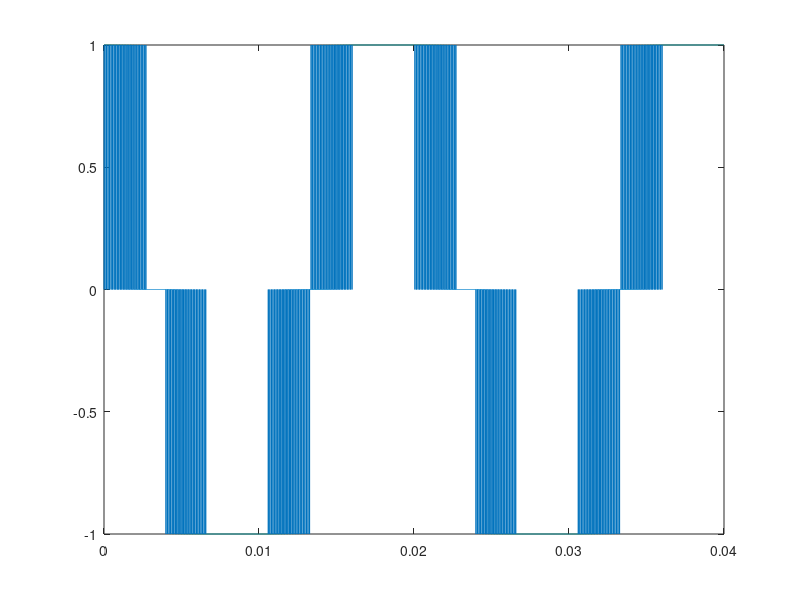
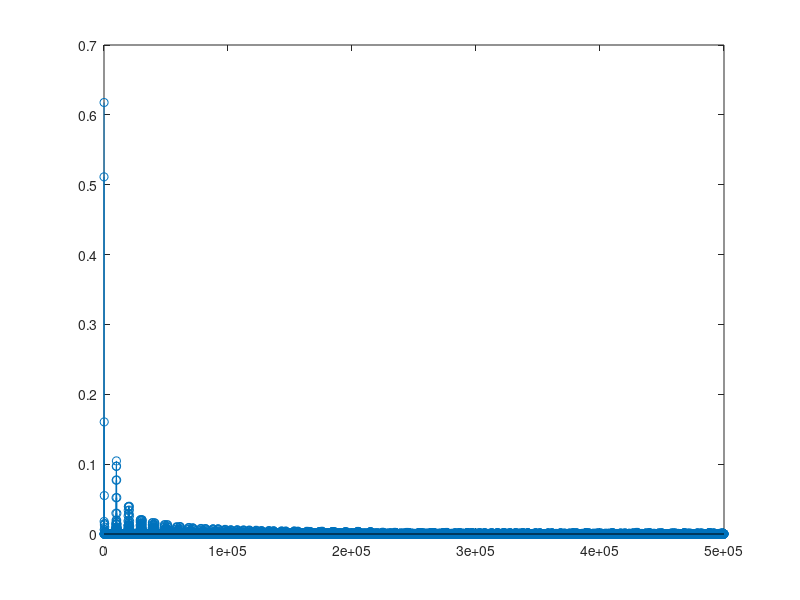

These charts were generated, in order, by the following MATLAB code:
%% clearness
clc;
clear;
%% determine sampling time and stop time
sampleTime=1e-6;
timeStop=0.04;
time=0;
simulationTime=[];

%% Switching Frequency and DC Link determination
f_s=10000;
t_s=1/f_s;
V_dc=500;

%% Clarke Transformation Matrix (abcToAlfaBetaZero)
clarke=[2/3, -1/3,-1/3 ;
        0, 1/sqrt(3), -1/sqrt(3);
        1/3, 1/3, 1/3];

%% Reference Signal
f_reference= 50; %in Hz
A_reference=500; %in Voltage

%%
ma= (A_reference/V_dc)*sqrt(3);
Sabc=[];
Sa=0; Sb=0; Sc=0;
%%
dummy1=[];
dummy2=[];
dummy3=[];
%%
while time< timeStop


% three phase sinusoidal creater
phaseA= A_reference*cos(time*2*pi*f_reference);

phaseB= A_reference*cos(time*2*pi*f_reference-2*pi/3);

phaseC= A_reference*cos(time*2*pi*f_reference+2*pi/3);

abc= [phaseA;phaseB;phaseC];

x=mtimes(clarke,abc);
% alfa=x(1); beta=x(2);
[angle,mag]=cart2pol(x(1),x(2));

% dummy1=[dummy1 ,angle];
% dummy2=[dummy2, mag];

%%Sector Finder
angle=mod(angle,2*pi);
timeMod=mod(time,t_s);
%% Sector 1 
if angle<=pi/3 && angle>0
    n=1;
    thetaprime= angle-(n-1)*pi/3;
    
    Ta= t_s*ma*sin(pi/3-thetaprime);
    Tb= t_s*ma*sin(thetaprime);
    T0= t_s-Ta-Tb;
    
    times=[T0/4 Ta/2 Tb/2 T0/2 Tb/2 Ta/2 T0/4];
    times=cumsum(times); 
    
    va= [0 1 1 1 1 1 0];
    vb= [0 0 1 1 1 0 0];
    vc= [0 0 0 1 0 0 0];
    
    for j = 1:7            
            if(timeMod<times(j))
                break
            end
    end
   
    Sa= va(j);
    Sb= vb(j);
    Sc= vc(j);
    
end

%% Sector 2
if angle<=2*pi/3 && angle>pi/3
    n=2;
    thetaprime= angle-(n-1)*pi/3;
    
    Tb= t_s*ma*sin(pi/3-thetaprime);
    Ta= t_s*ma*sin(thetaprime);
    T0= t_s-Ta-Tb;
    
    times=[T0/4 Ta/2 Tb/2 T0/2 Tb/2 Ta/2 T0/4];
    times=cumsum(times); 
    
    va= [0 0 1 1 1 0 0];
    vb= [0 1 1 1 1 1 0];
    vc= [0 0 0 1 0 0 0];
    
    
    for j = 1:7            
            if(timeMod<times(j))
                break
            end
    end
   
    Sa= va(j);
    Sb= vb(j);
    Sc= vc(j);
    
end
%% Sector 3 
if angle<=pi && angle>2*pi/3
    n=3;
    thetaprime= angle-(n-1)*pi/3;
    
    Ta= t_s*ma*sin(pi/3-thetaprime);
    Tb= t_s*ma*sin(thetaprime);
    T0= t_s-Ta-Tb;
    
    times=[T0/4 Ta/2 Tb/2 T0/2 Tb/2 Ta/2 T0/4];
    times=cumsum(times); 
    
    va= [0 0 0 1 0 0 0];
    vb= [0 1 1 1 1 1 0];
    vc= [0 0 1 1 1 0 0];
    
    for j = 1:7            
            if(timeMod<times(j))
                break
            end
    end
   
    Sa= va(j);
    Sb= vb(j);
    Sc= vc(j);
    
end
%% Sector 4
if angle<=4*pi/3 && angle>pi
    n=4;
    thetaprime= angle-(n-1)*pi/3;
    
    Tb= t_s*ma*sin(pi/3-thetaprime);
    Ta= t_s*ma*sin(thetaprime);
    T0= t_s-Ta-Tb;
    
    times=[T0/4 Ta/2 Tb/2 T0/2 Tb/2 Ta/2 T0/4];
    times=cumsum(times); 
    
    va = [0 0 0 1 0 0 0];
    vb = [0 0 1 1 1 0 0];
    vc = [0 1 1 1 1 1 0];
    
    for j = 1:7            
            if(timeMod<times(j))
                break
            end
    end
   
    Sa= va(j);
    Sb= vb(j);
    Sc= vc(j);
    
end
%% Sector 5
if angle<=5*pi/3 && angle>4*pi/3
    n=5;
    thetaprime= angle-(n-1)*pi/3;
    
    Ta= t_s*ma*sin(pi/3-thetaprime);
    Tb= t_s*ma*sin(thetaprime);
    T0= t_s-Ta-Tb;
    
    times=[T0/4 Ta/2 Tb/2 T0/2 Tb/2 Ta/2 T0/4];
    times=cumsum(times); 
    
    
    va= [0 0 1 1 1 0 0];
    vb= [0 0 0 1 0 0 0];
    vc= [0 1 1 1 1 1 0];
    
    for j = 1:7            
            if(timeMod<times(j))
                break
            end
    end
   
    Sa= va(j);
    Sb= vb(j);
    Sc= vc(j);
    
end

%% Sector 6
if angle<=2*pi && angle>5*pi/3
    n=6;
    thetaprime= angle-(n-1)*pi/3;
    
    Tb= t_s*ma*sin(pi/3-thetaprime);
    Ta= t_s*ma*sin(thetaprime);
    T0= t_s-Ta-Tb;
    
    times=[T0/4 Ta/2 Tb/2 T0/2 Tb/2 Ta/2 T0/4];
    times=cumsum(times); 
    
    va= [0 1 1 1 1 1 0];
    vb= [0 0 0 1 0 0 0];
    vc= [0 0 1 1 1 0 0];
    
    for j = 1:7            
            if(timeMod<times(j))
                break
            end
    end
   
    Sa= va(j);
    Sb= vb(j);
    Sc= vc(j);
    
end
%%
Sabc=[Sabc, [Sa;Sb;Sc]];

%%
simulationTime=[simulationTime time];
time=time+sampleTime;
disp(time);
end
%%
plot(simulationTime,Sabc(1,:)-Sabc(2,:));
% hold on;
% plot(Sabc(2,:)-Sabc(3,:));
% hold on;
% plot(Sabc(3,:)-Sabc(1,:));
figure(2);
xlim=([0 200]);
% Y = fft(Sabc(1,:)-Sabc(2,:));
Y = fft(Sabc(1,:));
L=40000;
P2 = abs(Y/L);
P1 = P2(1:L/2+1);
P1(2:end-1) = 2*P1(2:end-1);
f = (0:(L/2))/(L*sampleTime);
stem(f,P1);

disp(P1(find(f==50)));
disp(P1(find(f==150)));

